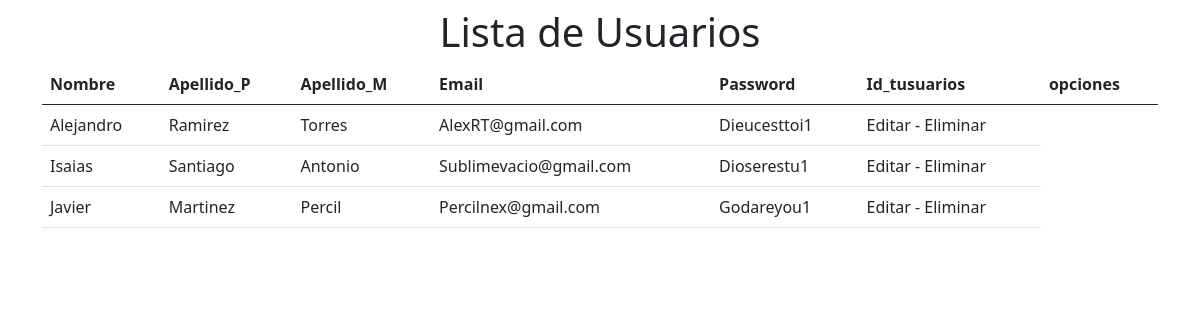
The app's page /usuarios.php with its own data.
### tables this page shows
CREATE TABLE `usuarios` (
  `ID_Usuario` int(11) NOT NULL,
  `Nombre` varchar(255) NOT NULL,
  `Apellido_P` varchar(255) NOT NULL,
  `Apellido_M` varchar(255) NOT NULL,
  `Correo` varchar(255) NOT NULL,
  `Contrasena` varchar(255) NOT NULL,
  `ID_Tusuarios` int(11) NOT NULL
);

### include/consultas.php (called while the page is built)
<?php
$consulta = "SELECT * FROM  usuarios ORDER BY Nombre Asc";
$econsulta = $Conection -> query($consulta);
?>

### usuarios.php (the view, shortened to what this page needs)
<?php
include "include/conecta.php";
include "include/consultas.php";
?>
<!DOCTYPE html>
<html lang="en">
<head>
    <link rel="stylesheet" href="css/bootstrap.min.css">
    <link rel="stylesheet" href="css/dark.css">
    <link rel="stylesheet" href="css/pace.css">
</head>
<body>
    <div class="container">
        <div class="row mt-2">
            <h2 class="display-6 text-center">Lista de Usuarios</h2>
        </div>
        <div class="d-2 justify-content-center table-responsive">
        <table class="table">
  <thead>
    <tr>
      <th scope="col">Nombre</th>
      <th scope="col">Apellido_P</th>
      <th scope="col">Apellido_M</th>
      <th scope="col">Email</th>
      <th scope="col">Password</th>
      <th scope="col">Id_tusuarios</th>
      <th>opciones</th>
    </tr>
  </thead>
  <tbody>
    <tr>
      <?php while ($linea = $econsulta -> fetch_assoc()) { ?>
      <td><?php echo $linea['Nombre'];?></td>
      <td><?php echo $linea['Apellido_P'];?></td>
      <td><?php echo $linea['Apellido_M'];?></td>
      <td><?php echo $linea['Correo'];?></td>
      <td><?php echo $linea['Contrasena'];?></td>
      <td>Editar - Eliminar</td>
    </tr>
    <?php }?>
  </tbody>
</table>
        </div>
    </div>
</body>
</html>

### records on screen
usuarios: Nombre "Alejandro", Apellido_P "Ramirez", Apellido_M "Torres", Correo "AlexRT@gmail.com", Contrasena "Dieucesttoi1"
usuarios: Nombre "Isaias", Apellido_P "Santiago", Apellido_M "Antonio", Correo "Sublimevacio@gmail.com", Contrasena "Dioserestu1"
usuarios: Nombre "Javier", Apellido_P "Martinez", Apellido_M "Percil", Correo "Percilnex@gmail.com", Contrasena "Godareyou1"
